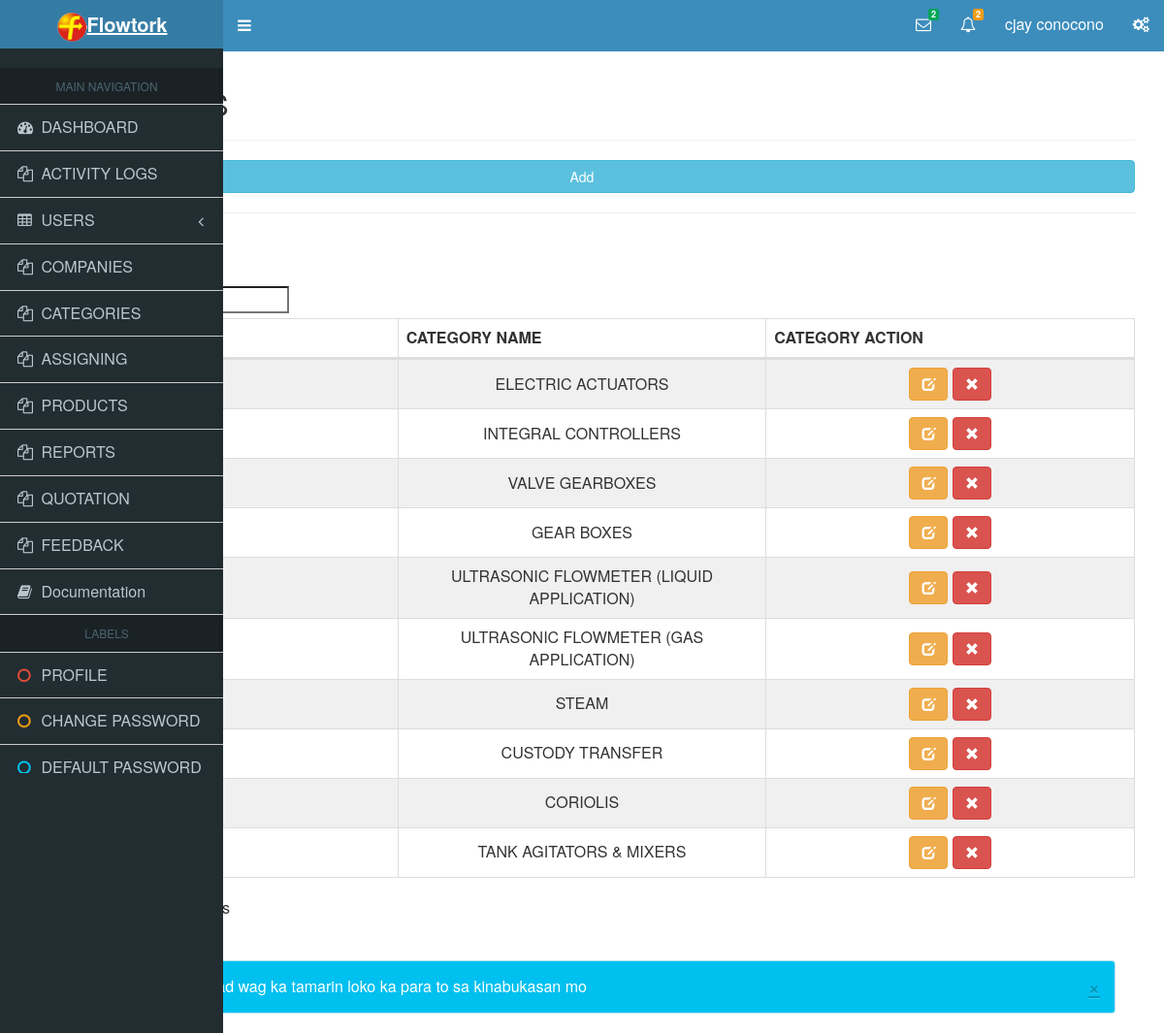
The app's page /admin.php?form=categories (signed in) with its own data.
### tables this page shows
CREATE TABLE `category` (
  `category_id` int(100) NOT NULL AUTO_INCREMENT,
  `category_name` varchar(255) DEFAULT NULL,
  PRIMARY KEY (`category_id`)
);

### support/class.myPDO.php (called while the page is built, shortened)
<?php
class MyPDO extends PDO{
		public function myQuery($sqlStmt,$value=NULL)
		{
			try {
				$stmt=$this->prepare($sqlStmt);
				if($value==NULL)
				{
					if(!$stmt->execute($value)){
						throw new PDOException($stmt->errorInfo()[2], 1);
					}
				}
				else
				{
					if(!$stmt->execute($value)){
						throw new PDOException($stmt->errorInfo()[2], 1);
					}
				}
				return $stmt;
			} catch (PDOException $e) {
				echo $e->getMessage();
			}
		}
	}
?>

### support/config.php (called while the page is built, shortened)
<?php
function getAdminDetails($admin_id){
    global $con;
       return $con->myQuery("SELECT * FROM admin_account WHERE id=? LIMIT 1",array($admin_id))->fetch(PDO::FETCH_ASSOC);
}
	require_once('class.myPDO.php');
?>

### frm_category.php (the view, shortened to what this page needs)
<?php
require_once('support/config.php');
require_once('config.connect.php');
?>
<!DOCTYPE html>
<html >
<head>
</head>
<body>
  <div class="container">
<BR><BR><BR>
            <h1>CATEGORIES</h1>
            <hr>
        <button id="addbtn" type='button'  style="width:100%;" class="btn btn-info">Add</button>
          <br>
          <hr>
          <br>
          <table id="autoGeneratedID" role="grid" class="table table-striped table-bordered" style="border-collapse:collapse; table-layout:fixed;">
            <thead>
              <tr>
                <th  role="gridcell">CATEGORY ID</th>
                <th  role="gridcell">CATEGORY NAME</th>
                <th>CATEGORY ACTION</th>
              </tr>
            </thead>
            <?php
        $query=mysqli_query($c1,'SELECT * FROM category');
        echo "<tbody>";
        while ($fetch=mysqli_fetch_assoc($query))
        	{
        	echo "<tr>";
        	echo "<td style='vertical-align: middle;' ><center><p>";
        	echo "</p></center></td>";
        	echo "<td style='vertical-align: middle;' ><center><p>";
        		echo $fetch['category_name'];
        	echo "</p></center></td>";
        	echo "<td style='vertical-align: middle;' >";
          $Mymodal="Mymodal".$fetch['category_id'];
        $Yourmodal="Yourmodal".$fetch['category_id'];
        		echo '<center>
             <button type="button" class="btn btn-warning" data-toggle="modal" data-target="#'.$Mymodal.'" ><i class="glyphicon glyphicon-edit"></i></button>
             <button type="button" class="btn btn-danger" data-toggle="modal" data-target="#'.$Yourmodal.'"><i class="glyphicon glyphicon-remove"></i></button></center>';
        	echo "</td>";
        	echo "</tr>";
        	}
         echo "</tbody>";
        ?>
          </table>
        <div class="bs-example">
            <div class="alert alert-info fade in">
                <a href="#" class="close" data-dismiss="alert">&times;</a>
                <strong>Note!</strong>  bakit ka tinatamad wag ka tamarin loko ka para to sa kinabukasan mo
            </div>
        </div>
</body>
</html>

### admin.php (shortened to what this page needs)
<?php
require_once('support/config.php');
$admin_info = getAdminDetails($_SESSION[WEBAPP]['user']);
?>
<!DOCTYPE html>
<html>
  <head>
    <link rel="stylesheet" href="sidebar3/bootstrap/css/bootstrap.min.css">
    <link rel="stylesheet" href="https://maxcdn.bootstrapcdn.com/font-awesome/4.4.0/css/font-awesome.min.css">
    <link rel="stylesheet" href="https://code.ionicframework.com/ionicons/2.0.1/css/ionicons.min.css">
    <link rel="stylesheet" href="sidebar3/dist/css/AdminLTE.min.css">
    <link rel="stylesheet" href="sidebar3/dist/css/skins/_all-skins.min.css">
      <link rel="stylesheet" href="https://maxcdn.bootstrapcdn.com/bootstrap/3.3.7/css/bootstrap.min.css">
  <link rel='stylesheet prefetch' href='http://maxcdn.bootstrapcdn.com/bootstrap/3.3.5/css/bootstrap.min.css'>
    <link rel='stylesheet prefetch' href='http://cdn.datatables.net/1.10.10/css/dataTables.bootstrap.min.css'>
      <link rel="stylesheet" href="DatatableR/css/css.datatables.css">
  </head>
  <body class="hold-transition skin-blue fixed sidebar-mini">
    <div class="wrapper">
      <header class="main-header">
        <a href="#" class="logo">
          <span class="logo-lg"><img src="img/favicon-32x32.png" class="img-circle" alt="User Image"><b>Flowtork</b></span>
        </a>
        <nav class="navbar navbar-static-top" role="navigation">
          <a href="#" class="sidebar-toggle" data-toggle="offcanvas" role="button">
          </a>
          <div class="navbar-custom-menu">
            <ul class="nav navbar-nav">
              <li class="dropdown messages-menu">
                <a href="#" class="dropdown-toggle" data-toggle="dropdown">
                  <i class="fa fa-envelope-o"></i>
                  <?php $recordsTotal=$con->myQuery("SELECT COUNT(id) FROM `feedback`")->fetchColumn();
                  $feed = $con->myQuery("SELECT * FROM feedback"); ?>
                  <span class="label label-success"><?php echo $recordsTotal; ?></span>
                </a>
              </li>
              <li class="dropdown notifications-menu">
                <a href="#" class="dropdown-toggle" data-toggle="dropdown">
                  <i class="fa fa-bell-o"></i>
                   <?php $userTotal=$con->myQuery("SELECT COUNT(id) FROM `user`")->fetchColumn();
                  $user = $con->myQuery("SELECT * FROM user"); ?>
                  <span class="label label-warning"><?php echo $userTotal; ?></span>
                </a>
              </li>
              <li class="dropdown user user-menu">
                <a href="#" class="dropdown-toggle" data-toggle="dropdown">
                  <span class="hidden-xs"><?php echo $admin_info['full_name']; ?></span>
                </a>
              </li>
              <li>
                <a href="#" data-toggle="control-sidebar"><i class="fa fa-gears"></i></a>
              </li>
            </ul>
          </div>
        </nav>
      </header>
      <aside class="main-sidebar">
        <section class="sidebar">
          <div class="user-panel">
          </div>
          <ul class="sidebar-menu">
            <li class="header">MAIN NAVIGATION</li>
            <li class="treeview">
              <a href="#">
                <i class="fa fa-dashboard"></i> <span>DASHBOARD</span>
              </a>
            </li>
            <li class="treeview">
              <a href="#">
                <i class="fa fa-files-o"></i>
                <span>ACTIVITY LOGS</span>
              </a>
            </li>
             <li class="treeview">
              <a href="#">
                <i class="fa fa-table"></i> <span>USERS</span>
                <i class="fa fa-angle-left pull-right"></i>
              </a>
            </li>
             <li class="treeview">
              <a href="#">
                <i class="fa fa-files-o"></i>
                <span>COMPANIES</span>
              </a>
            </li>
            <li class="treeview ">
              <a href="admin.php?form=categories">
                <i class="fa fa-files-o"></i>
                <span>CATEGORIES</span>
              </a>
            </li>
             <li class="treeview">
              <a href="admin.php?form=assigning">
                <i class="fa fa-files-o"></i>
                <span>ASSIGNING</span>
              </a>
            </li>
             <li class="treeview">
              <a href="admin.php?form=product">
                <i class="fa fa-files-o"></i>
                <span>PRODUCTS</span>
              </a>
            </li>
             <li class="treeview">
              <a href="#">
                <i class="fa fa-files-o"></i>
                <span>REPORTS</span>
              </a>
            </li>
             <li class="treeview">
              <a href="#">
                <i class="fa fa-files-o"></i>
                <span>QUOTATION</span>
              </a>
            </li>
             <li class="treeview">
              <a href="admin.php?form=feedback">
                <i class="fa fa-files-o"></i>
                <span>FEEDBACK</span>
              </a>
            </li>
            <li><a href="../../documentation/index.html"><i class="fa fa-book"></i> <span>Documentation</span></a></li>
            <li class="header">LABELS</li>
            <li><a href="admin.php?form=profile"><i class="fa fa-circle-o text-red"></i> <span>PROFILE</span></a></li>
            <li><a href="admin.php?form=changepass"><i class="fa fa-circle-o text-yellow"></i> <span>CHANGE PASSWORD</span></a></li>
            <li><a href="admin.php?form=defaultpass"><i class="fa fa-circle-o text-aqua"></i> <span>DEFAULT PASSWORD</span></a></li>
          </ul>
        </section>
      </aside>
    </div>
  </body>
  <?php
    if (!empty($_GET['form'])) {
      if ($_GET['form'] == "categories") {
          require_once("frm_category.php");
      }
    }
  ?>
</html>

### DatatableR/css/css.datatables.css (style rules this page uses)
html { font-size: 100% }
body { font-size: 1em }
p { margin-bottom:0em; margin-top:0em; font-size: 1em; }
.btn { font-size: 1em margin-bottom:0em; margin-top:0em; }
.h1, h1 { font-size: 2em }
.nav, .navbar { font-size: 1em }
.label { line-height: 2 }
.table-striped > tbody > tr:nth-of-type(2n+1) { background-color:#f0f0f0; }

### frm_category.php (style rules this page uses)
.bs-example { margin: 20px; }
button { text-decoration: none !important; }

### records on screen
category: category_name "ELECTRIC ACTUATORS"
category: category_name "INTEGRAL CONTROLLERS"
category: category_name "VALVE GEARBOXES"
category: category_name "GEAR BOXES"
category: category_name "ULTRASONIC FLOWMETER (LIQUID APPLICATION)"
category: category_name "ULTRASONIC FLOWMETER (GAS APPLICATION)"
category: category_name "STEAM"
category: category_name "CUSTODY TRANSFER"
category: category_name "CORIOLIS"
category: category_name "TANK AGITATORS & MIXERS"

### other values on screen
$recordsTotal "2"
$userTotal "2"
$admin_info['full_name'] "cjay conocono"
